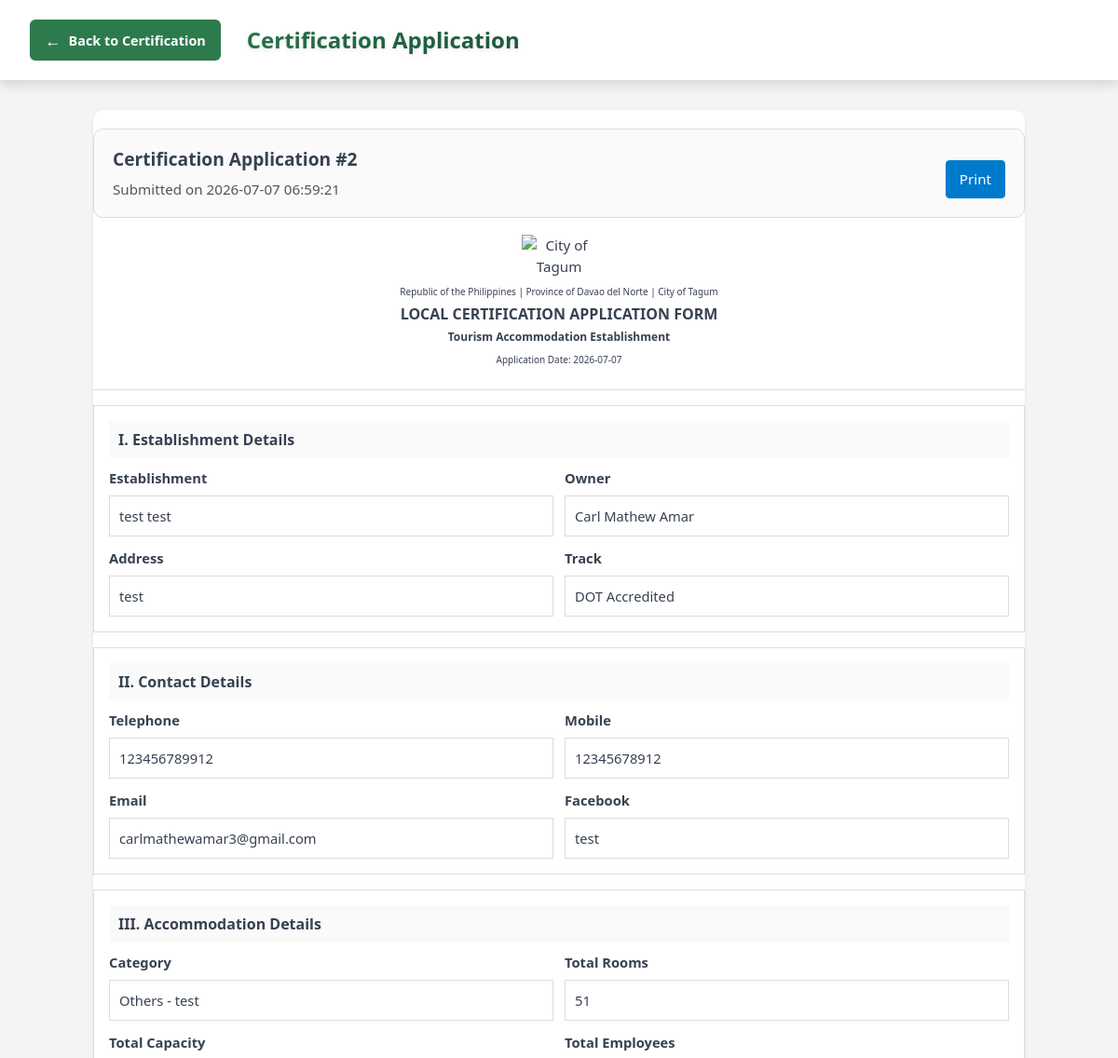
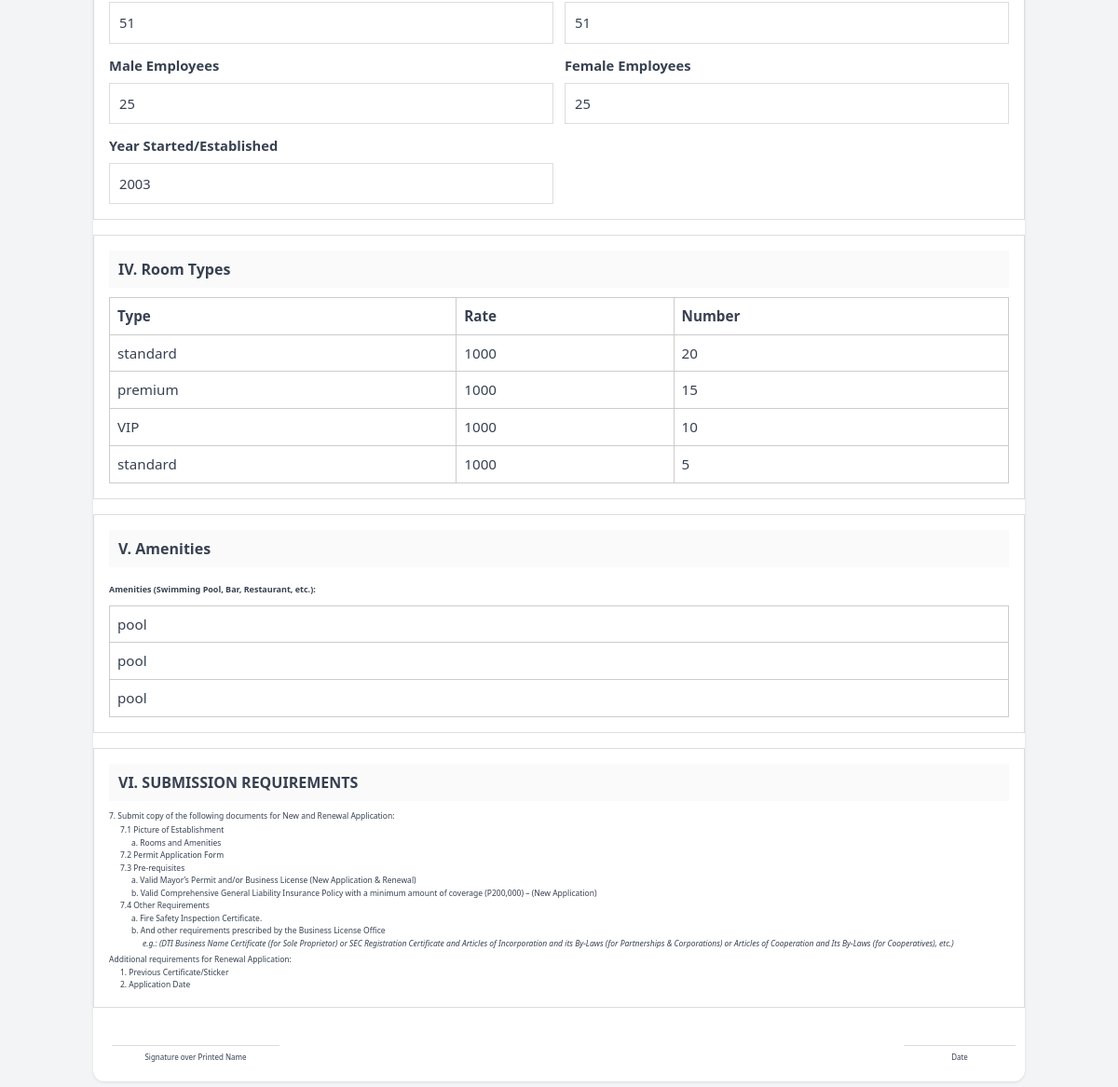
Screenshot of /admin/view-certification.php?id=2 (signed in) with the database file from the repository (2 pictures, top to bottom).
### tables this page shows
CREATE TABLE accommodation_applications (
    id INTEGER PRIMARY KEY AUTOINCREMENT,
    application_type TEXT NOT NULL,
    application_date TEXT,
    establishment_name TEXT NOT NULL,
    owner_name TEXT NOT NULL,
    address TEXT NOT NULL,
    telephone TEXT,
    mobile_number TEXT,
    email TEXT,
    facebook TEXT,
    category TEXT NOT NULL,
    total_rooms INTEGER,
    total_capacity INTEGER,
    total_employees INTEGER,
    male_employees INTEGER,
    female_employees INTEGER,
    room_types TEXT,
    amenities TEXT,
    previous_certificate TEXT,
    renewal_date TEXT,
    applicant_signature TEXT NOT NULL,
    status TEXT DEFAULT 'pending',
    created_at DATETIME DEFAULT CURRENT_TIMESTAMP
, certification_track TEXT NOT NULL DEFAULT "locally_certified", year_started TEXT);

### admin/config.php (called while the page is built, shortened)
<?php
function loadAccommodationApplicationById($id) {
    $dbFile = '../database.db';
    try {
        $db = new SQLite3($dbFile);
        $stmt = $db->prepare('SELECT * FROM accommodation_applications WHERE id = ? LIMIT 1');
        $stmt->bindValue(1, $id, SQLITE3_INTEGER);
        $result = $stmt->execute();
        $row = $result->fetchArray(SQLITE3_ASSOC);
        return $row ?: null;
    } catch (Exception $e) {
        return null;
    }
}
?>

### admin/view-certification.php (the view, shortened to what this page needs)
<?php
require_once 'config.php';
$id = isset($_GET['id']) ? (int) $_GET['id'] : 0;
$application = loadAccommodationApplicationById($id);
$roomTypes = [];
$amenities = [];
if (!empty($application['room_types'])) {
    $roomTypes = json_decode($application['room_types'], true) ?: [];
}
if (!empty($application['amenities'])) {
    $amenities = json_decode($application['amenities'], true) ?: [];
}
$trackLabel = 'N/A';
switch ($application['certification_track']) {
    case 'dot_accredited':
        $trackLabel = 'DOT Accredited';
        break;
}
?>
<!DOCTYPE html>
<html lang="en">
<head>
    <link rel="stylesheet" href="../css/admin.css">
</head>
<body>
    <header class="admin-header">
        <div class="admin-header-content">
            <div class="admin-title">
                <a href="dashboard.php?tab=certification" class="back-link" aria-label="Back to Certification">
                    <span class="back-link-icon" aria-hidden="true">←</span>
                    <span class="back-link-text">Back to Certification</span>
                </a>
                <h1>Certification Application</h1>
            </div>
        </div>
    </header>
    <main class="admin-main">
        <div class="admin-container view-cert-page">
            <div class="view-cert-header">
                <div class="view-cert-heading">
                    <h1 class="view-cert-title">Certification Application #<?php echo htmlspecialchars($application['id']); ?></h1>
                    <p class="view-cert-meta">Submitted on <?php echo htmlspecialchars($application['created_at'] ?? 'N/A'); ?></p>
                </div>
                <div class="view-cert-actions">
                    <a href="javascript:window.print()" class="btn-plain">Print</a>
                </div>
            </div>
            <div class="print-form-container">
                <div class="form-header">
                    <div class="logo-container">
                        <img src="../images/City%20of%20Tagum.png" alt="City of Tagum" class="form-logo" loading="lazy">
                    </div>
                    <div class="form-header-top">Republic of the Philippines | Province of Davao del Norte | City of Tagum</div>
                    <div class="form-title">LOCAL CERTIFICATION APPLICATION FORM</div>
                    <div class="form-subtitle">Tourism Accommodation Establishment</div>
                    <div class="application-date">Application Date: <?php echo htmlspecialchars($application['application_date'] ?? '________________________'); ?></div>
                </div>
                <div class="section">
                    <div class="section-title">I. Establishment Details</div>
                    <div class="section-grid">
                        <div class="field-row">
                            <span class="field-label">Establishment</span>
                            <span class="field-value"><?php echo htmlspecialchars($application['establishment_name']); ?></span>
                        </div>
                        <div class="field-row">
                            <span class="field-label">Owner</span>
                            <span class="field-value"><?php echo htmlspecialchars($application['owner_name']); ?></span>
                        </div>
                        <div class="field-row">
                            <span class="field-label">Address</span>
                            <span class="field-value"><?php echo htmlspecialchars($application['address']); ?></span>
                        </div>
                        <div class="field-row">
                            <span class="field-label">Track</span>
                            <span class="field-value"><?php echo htmlspecialchars($trackLabel); ?></span>
                        </div>
                    </div>
                </div>
                <div class="section">
                    <div class="section-title">II. Contact Details</div>
                    <div class="section-grid">
                        <div class="field-row">
                            <span class="field-label">Telephone</span>
                            <span class="field-value"><?php echo htmlspecialchars($application['telephone']); ?></span>
                        </div>
                        <div class="field-row">
                            <span class="field-label">Mobile</span>
                            <span class="field-value"><?php echo htmlspecialchars($application['mobile_number']); ?></span>
                        </div>
                        <div class="field-row">
                            <span class="field-label">Email</span>
                            <span class="field-value"><?php echo htmlspecialchars($application['email']); ?></span>
                        </div>
                        <div class="field-row">
                            <span class="field-label">Facebook</span>
                            <span class="field-value"><?php echo htmlspecialchars($application['facebook']); ?></span>
                        </div>
                    </div>
                </div>
                <div class="section">
                    <div class="section-title">III. Accommodation Details</div>
                    <div class="section-grid">
                        <div class="field-row">
                            <span class="field-label">Category</span>
                            <span class="field-value"><?php echo htmlspecialchars($application['category']); ?></span>
                        </div>
                        <div class="field-row">
                            <span class="field-label">Total Rooms</span>
                            <span class="field-value"><?php echo htmlspecialchars($application['total_rooms']); ?></span>
                        </div>
                        <div class="field-row">
                            <span class="field-label">Total Capacity</span>
                            <span class="field-value"><?php echo htmlspecialchars($application['total_capacity']); ?></span>
                        </div>
                        <div class="field-row">
                            <span class="field-label">Total Employees</span>
                            <span class="field-value"><?php echo htmlspecialchars($application['total_employees']); ?></span>
                        </div>
                        <div class="field-row">
                            <span class="field-label">Male Employees</span>
                            <span class="field-value"><?php echo htmlspecialchars($application['male_employees']); ?></span>
                        </div>
                        <div class="field-row">
                            <span class="field-label">Female Employees</span>
                            <span class="field-value"><?php echo htmlspecialchars($application['female_employees']); ?></span>
                        </div>
                        <div class="field-row">
                            <span class="field-label">Year Started/Established</span>
                            <span class="field-value"><?php echo htmlspecialchars($application['year_started'] ?? ''); ?></span>
                        </div>
                    </div>
                </div>
                <div class="section">
                    <div class="section-title">IV. Room Types</div>
                    <?php if (!empty($roomTypes)): ?>
                        <table class="view-cert-table">
                            <thead>
                                <tr><th>Type</th><th>Rate</th><th>Number</th></tr>
                            </thead>
                            <tbody>
                                <?php foreach ($roomTypes as $room): ?>
                                    <tr>
                                        <td><?php echo htmlspecialchars($room['type']); ?></td>
                                        <td><?php echo htmlspecialchars($room['rate']); ?></td>
                                        <td><?php echo htmlspecialchars($room['number']); ?></td>
                                    </tr>
                                <?php endforeach; ?>
                            </tbody>
                        </table>
                    <?php else: ?>
                        <span class="field-value">No room type details submitted.</span>
                    <?php endif; ?>
                </div>
                <div class="section">
                    <div class="section-title">V. Amenities</div>
                    <div style="margin-top: 5px;">
                        <label style="font-size: 9px; font-weight: bold;">Amenities (Swimming Pool, Bar, Restaurant, etc.):</label>
                        <table class="view-cert-table">
                            <tbody>
                                <?php if (!empty($amenities)): ?>
                                    <?php foreach ($amenities as $amenity): ?>
                                        <tr><td><?php echo htmlspecialchars($amenity); ?></td></tr>
                                    <?php endforeach; ?>
                                <?php else: ?>
                                    <tr><td>&nbsp;</td></tr>
                                    <tr><td>&nbsp;</td></tr>
                                    <tr><td>&nbsp;</td></tr>
                                <?php endif; ?>
                            </tbody>
                        </table>
                    </div>
                </div>
                <div class="section">
                    <div class="section-title">VI. SUBMISSION REQUIREMENTS</div>
                    <div class="requirements-list" style="font-size: 8.5px; line-height: 1.35; margin-top: 6px;">
                        <p style="margin-bottom: 4px;">7. Submit copy of the following documents for New and Renewal Application:</p>
                        <p style="margin-left: 12px; margin-bottom: 2px;">7.1 Picture of Establishment</p>
                        <p style="margin-left: 24px; margin-bottom: 2px;">a. Rooms and Amenities</p>
                        <p style="margin-left: 12px; margin-bottom: 2px;">7.2 Permit Application Form</p>
                        <p style="margin-left: 12px; margin-bottom: 2px;">7.3 Pre-requisites</p>
                        <p style="margin-left: 24px; margin-bottom: 2px;">a. Valid Mayor’s Permit and/or Business License (New Application & Renewal)</p>
                        <p style="margin-left: 24px; margin-bottom: 2px;">b. Valid Comprehensive General Liability Insurance Policy with a minimum amount of coverage (P200,000) – (New Application)</p>
                        <p style="margin-left: 12px; margin-bottom: 2px;">7.4 Other Requirements</p>
                        <p style="margin-left: 24px; margin-bottom: 2px;">a. Fire Safety Inspection Certificate.</p>
                        <p style="margin-left: 24px; margin-bottom: 2px;">b. And other requirements prescribed by the Business License Office</p>
                        <p style="margin-left: 36px; margin-bottom: 2px; font-style: italic;">e.g.: (DTI Business Name Certificate (for Sole Proprietor) or SEC Registration Certificate and Articles of Incorporation and its By-Laws (for Partnerships & Corporations) or Articles of Cooperation and Its By-Laws (for Cooperatives), etc.)</p>
                        <p style="margin-top: 6px; margin-bottom: 2px;">Additional requirements for Renewal Application:</p>
                        <p style="margin-left: 12px; margin-bottom: 2px;">1. Previous Certificate/Sticker</p>
                        <p style="margin-left: 12px; margin-bottom: 2px;">2. Application Date</p>
                    </div>
                </div>
                <div class="signature">
                    <div class="sig-col">
                        <span class="signature-line"></span>
                        <span class="sig-label">Signature over Printed Name</span>
                    </div>
                    <div class="sig-col sig-col--right">
                        <span class="signature-line"></span>
                        <span class="sig-label">Date</span>
                    </div>
                </div>
            </div>
        </div>
    </main>
</body>
</html>

### css/admin.css (style rules this page uses)
:root { --dark-green: #1d5a3d; --light-green: #2d7a4d; --gray: #6b7280; --light-gray: #f3f4f6; --white: #ffffff; --dark-gray: #374151; --error: #dc2626; --success: #16a34a; --warning: #ea580c; --info: #0284c7; --shadow-sm: 0 1px 3px rgba(0, 0, 0, 0.1); --shadow-md: 0 4px 12px rgba(0, 0, 0, 0.15); --shadow-lg: 0 10px 20px rgba(0, 0, 0, 0.2); }
* { margin: 0; padding: 0; box-sizing: border-box; }
body { font-family: 'Segoe UI', Tahoma, Geneva, Verdana, sans-serif; line-height: 1.6; color: var(--dark-gray); background-color: var(--light-gray); }
.admin-header { background-color: var(--white); box-shadow: var(--shadow-md); padding: 1rem 2rem; display: flex; justify-content: space-between; align-items: center; }
.admin-header-content { display: flex; justify-content: space-between; align-items: center; max-width: 1200px; margin: 0 auto; width: 100%; }
.admin-title { display: flex; align-items: center; gap: 0.75rem; font-size: 1.25rem; font-weight: 700; color: var(--dark-green); }
.admin-title h1 { font-size: 1.5rem; font-weight: 700; color: var(--dark-green); margin: 0; padding: 0.5rem 1rem; background: linear-gradient(135deg, var(--light-green) 0%, var(--dark-green) 100%); -webkit-background-clip: text; -webkit-text-fill-color: transparent; background-clip: text; text-shadow: 0 2px 4px rgba(0, 0, 0, 0.1); }
.admin-title span { font-weight: 600; }
.back-link { display: inline-flex; align-items: center; gap: 0.5rem; padding: 0.5rem 1rem; background-color: var(--light-green); color: var(--white); text-decoration: none; border-radius: 6px; font-weight: 600; font-size: 0.9rem; transition: all 0.3s ease; box-shadow: var(--shadow-sm); }
.back-link-icon { font-size: 1.1rem; font-weight: bold; }
.back-link-text { font-size: 0.9rem; }
.admin-main { max-width: 1200px; margin: 0 auto; padding: 2rem; min-height: calc(100vh - 200px); }
.admin-container { background: var(--white); border-radius: 12px; box-shadow: var(--shadow-sm); padding: 2rem; }

### rows the page displays
accommodation_applications: id "2", created_at "2026-07-07 06:59:21", application_date "2026-07-07", establishment_name "test test", owner_name "Carl Mathew Amar", address "test", certification_track "DOT Accredited", telephone "123456789912", mobile_number "12345678912", email "carlmathewamar3@gmail.com", facebook "test", category "Others - test", total_rooms "51", total_capacity "51", total_employees "51", male_employees "25", female_employees "25", year_started "2003", amenities "pool"

### other values shown
$room['type'] "standard"
$room['rate'] "1000"
$room['number'] "20"
$room['type'] "premium"
$room['number'] "15"
$room['type'] "VIP"
$room['number'] "10"
$room['number'] "5"
